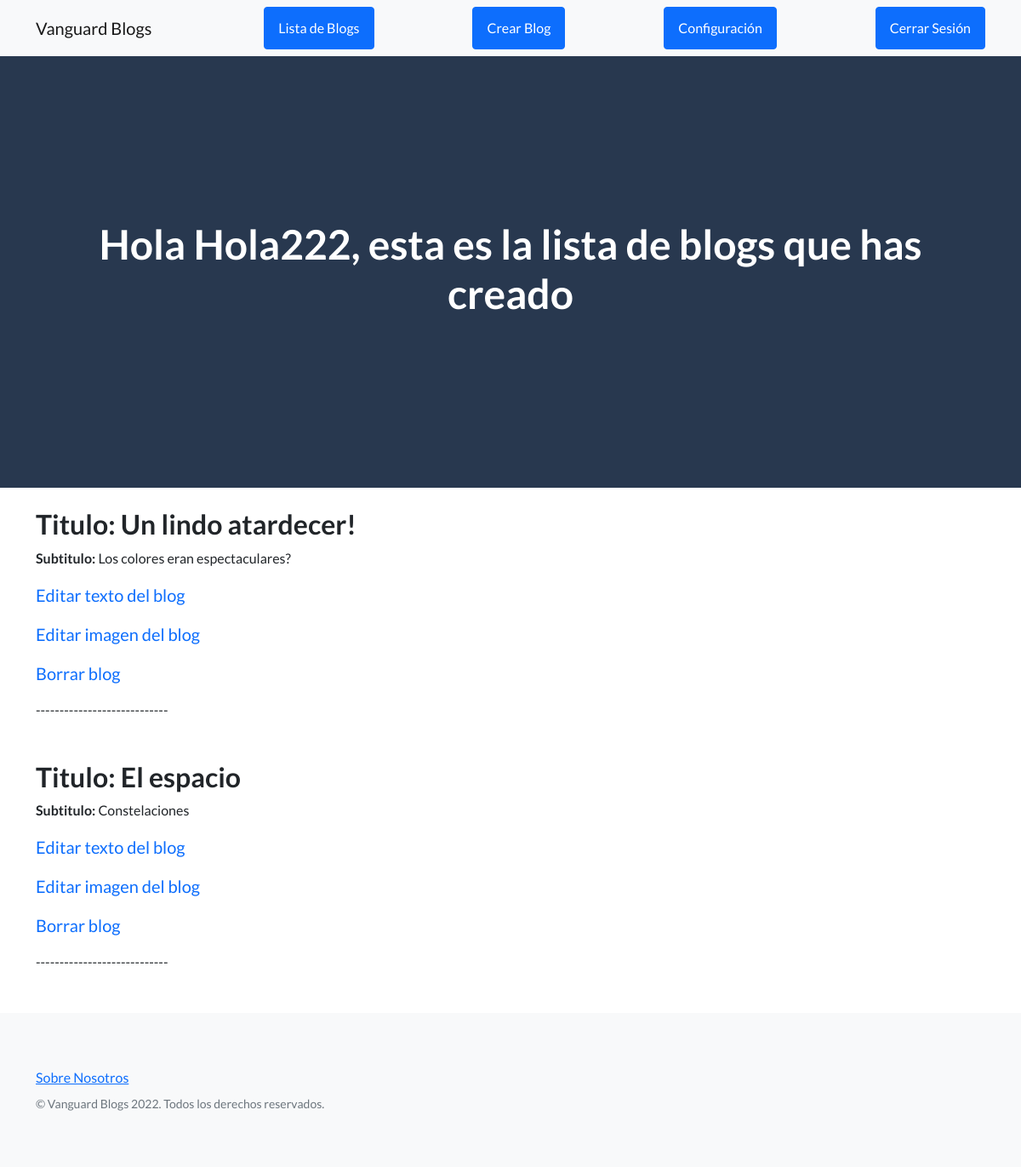
The app's page /administrar_blogs_usuario (signed in) with its own data.
### app_blogs/models.py (models this page shows, shortened)
class Blog(models.Model):
    titulo = models.CharField(max_length=100)
    subtitulo = models.CharField(max_length=100)
    cuerpo = models.CharField(max_length=2000)
    fecha = models.DateTimeField(auto_now_add=True)
    imagen = models.ImageField(upload_to = 'blogs', null = True, blank = True)
    user = models.ForeignKey(User, on_delete=models.CASCADE)

### app_blogs/views.py (the view)
# urls.py: path('administrar_blogs_usuario', views.administrar_blogs_usuario, name="Administrar Blogs"),
@login_required
def administrar_blogs_usuario(request):
    blogs_usuario = Blog.objects.filter(user_id = request.user.id)
    if not blogs_usuario:
        return render(request, "app_blogs/administracion_blogs_usuario_vacio.html")
    return render(request, "app_blogs/administracion_blogs_usuario.html", {"blogs_usuario":blogs_usuario})

### app_blogs/templates/app_blogs/administracion_blogs_usuario.html (shortened to what this page needs)
{% extends "app_blogs/padre.html" %}
{% load static %}
{% block contenido_pagina %}
<header class="masthead">
    <div class="container position-relative">
        <div class="row justify-content-center">
            <div class="text-center text-white background-black">
                <h1>Hola {{user.get_username}}, esta es la lista de blogs que has creado</h1>
            </div>
        </div>
    </div>
</header>
<div class="container position-relative">
    <div class="row justify-content-center">
        {% for post in blogs_usuario %}
               <h2>Titulo: {{post.titulo}}</h2>
               <p><strong> Subtitulo:</strong> {{post.subtitulo}}</p>
                <p><a class="navbar-brand" href="editar_blog_usuario_texto/{{post.id}}">Editar texto del blog</a></p>
                <p><a class="navbar-brand" href="editar_blog_usuario_imagen/{{post.id}}">Editar imagen del blog</a></p>
                <p><a class="navbar-brand" href="borrar_blog/{{post.id}}">Borrar blog</a></p>
                <p>----------------------------</p>
        {% endfor %}
        </div>
    </div>
{% endblock %}

### records on screen
Blog: titulo "Un lindo atardecer!", subtitulo "Los colores eran espectaculares?"
Blog: titulo "El espacio", subtitulo "Constelaciones"

### other values on screen
{{ user.get_username }} "Hola222"
